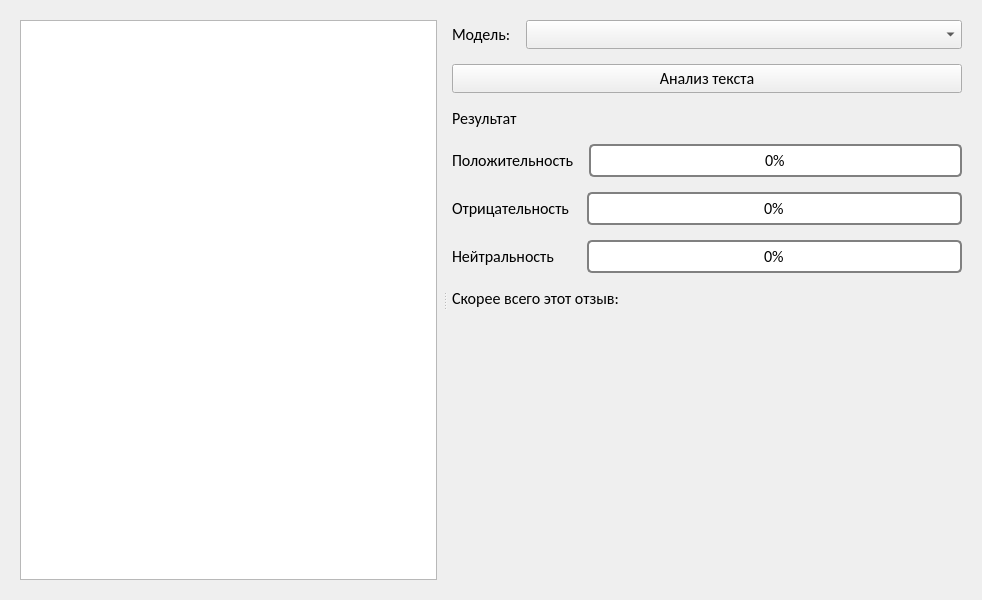
<?xml version="1.0" encoding="UTF-8"?>
<ui version="4.0">
 <class>MainWindow</class>
 <widget class="QMainWindow" name="MainWindow">
  <property name="geometry">
   <rect>
    <x>0</x>
    <y>0</y>
    <width>982</width>
    <height>600</height>
   </rect>
  </property>
  <property name="sizePolicy">
   <sizepolicy hsizetype="Minimum" vsizetype="Minimum">
    <horstretch>0</horstretch>
    <verstretch>0</verstretch>
   </sizepolicy>
  </property>
  <property name="font">
   <font>
    <family>Calibri</family>
    <pointsize>12</pointsize>
   </font>
  </property>
  <property name="windowTitle">
   <string>Категоризация отзыва</string>
  </property>
  <widget class="QWidget" name="centralwidget">
   <property name="sizePolicy">
    <sizepolicy hsizetype="Expanding" vsizetype="Expanding">
     <horstretch>0</horstretch>
     <verstretch>0</verstretch>
    </sizepolicy>
   </property>
   <layout class="QGridLayout" name="gridLayout">
    <property name="leftMargin">
     <number>20</number>
    </property>
    <property name="topMargin">
     <number>20</number>
    </property>
    <property name="rightMargin">
     <number>20</number>
    </property>
    <property name="bottomMargin">
     <number>20</number>
    </property>
    <property name="spacing">
     <number>15</number>
    </property>
    <item row="0" column="0">
     <widget class="QSplitter" name="splitter">
      <property name="sizePolicy">
       <sizepolicy hsizetype="MinimumExpanding" vsizetype="MinimumExpanding">
        <horstretch>0</horstretch>
        <verstretch>0</verstretch>
       </sizepolicy>
      </property>
      <property name="frameShape">
       <enum>QFrame::NoFrame</enum>
      </property>
      <property name="frameShadow">
       <enum>QFrame::Plain</enum>
      </property>
      <property name="orientation">
       <enum>Qt::Horizontal</enum>
      </property>
      <property name="opaqueResize">
       <bool>true</bool>
      </property>
      <property name="handleWidth">
       <number>15</number>
      </property>
      <property name="childrenCollapsible">
       <bool>false</bool>
      </property>
      <widget class="QPlainTextEdit" name="reviewInput">
       <property name="sizePolicy">
        <sizepolicy hsizetype="MinimumExpanding" vsizetype="MinimumExpanding">
         <horstretch>0</horstretch>
         <verstretch>0</verstretch>
        </sizepolicy>
       </property>
       <property name="minimumSize">
        <size>
         <width>300</width>
         <height>0</height>
        </size>
       </property>
      </widget>
      <widget class="QWidget" name="layoutWidget">
       <layout class="QVBoxLayout" name="verticalLayout">
        <property name="spacing">
         <number>15</number>
        </property>
        <property name="sizeConstraint">
         <enum>QLayout::SetNoConstraint</enum>
        </property>
        <item>
         <layout class="QHBoxLayout" name="modelSelector">
          <property name="spacing">
           <number>15</number>
          </property>
          <property name="sizeConstraint">
           <enum>QLayout::SetNoConstraint</enum>
          </property>
          <item>
           <widget class="QLabel" name="modelLabel">
            <property name="sizePolicy">
             <sizepolicy hsizetype="Minimum" vsizetype="Maximum">
              <horstretch>0</horstretch>
              <verstretch>0</verstretch>
             </sizepolicy>
            </property>
            <property name="text">
             <string>Модель:</string>
            </property>
           </widget>
          </item>
          <item>
           <widget class="QComboBox" name="modelBox">
            <property name="sizePolicy">
             <sizepolicy hsizetype="Expanding" vsizetype="Maximum">
              <horstretch>0</horstretch>
              <verstretch>0</verstretch>
             </sizepolicy>
            </property>
           </widget>
          </item>
         </layout>
        </item>
        <item>
         <widget class="QPushButton" name="pushButton">
          <property name="text">
           <string>Анализ текста</string>
          </property>
         </widget>
        </item>
        <item>
         <layout class="QVBoxLayout" name="resultBox" stretch="10,0,0,0">
          <property name="sizeConstraint">
           <enum>QLayout::SetNoConstraint</enum>
          </property>
          <item>
           <widget class="QLabel" name="label">
            <property name="sizePolicy">
             <sizepolicy hsizetype="Minimum" vsizetype="Fixed">
              <horstretch>0</horstretch>
              <verstretch>0</verstretch>
             </sizepolicy>
            </property>
            <property name="text">
             <string>Результат</string>
            </property>
           </widget>
          </item>
          <item>
           <layout class="QHBoxLayout" name="horizontalLayout_4">
            <item>
             <widget class="QLabel" name="label_2">
              <property name="minimumSize">
               <size>
                <width>120</width>
                <height>0</height>
               </size>
              </property>
              <property name="text">
               <string>Положительность</string>
              </property>
             </widget>
            </item>
            <item>
             <widget class="QProgressBar" name="positiveBar">
              <property name="styleSheet">
               <string notr="true">QProgressBar {
    border: 2px solid grey;
    border-radius: 5px;
    text-align: center;
}


QProgressBar::chunk {
    background-color: rgb(0, 255, 0);
    width: 20px;
}</string>
              </property>
              <property name="maximum">
               <number>100</number>
              </property>
              <property name="value">
               <number>0</number>
              </property>
             </widget>
            </item>
           </layout>
          </item>
          <item>
           <layout class="QHBoxLayout" name="horizontalLayout_3">
            <item>
             <widget class="QLabel" name="label_3">
              <property name="minimumSize">
               <size>
                <width>120</width>
                <height>0</height>
               </size>
              </property>
              <property name="text">
               <string>Отрицательность</string>
              </property>
             </widget>
            </item>
            <item>
             <widget class="QProgressBar" name="negativeBar">
              <property name="styleSheet">
               <string notr="true">QProgressBar {
    border: 2px solid grey;
    border-radius: 5px;
    text-align: center;
}


QProgressBar::chunk {
    background-color: red;
    width: 20px;
}</string>
              </property>
              <property name="maximum">
               <number>100</number>
              </property>
              <property name="value">
               <number>0</number>
              </property>
             </widget>
            </item>
           </layout>
          </item>
          <item>
           <layout class="QHBoxLayout" name="neutralBarLayout">
            <item>
             <widget class="QLabel" name="label_4">
              <property name="minimumSize">
               <size>
                <width>120</width>
                <height>0</height>
               </size>
              </property>
              <property name="text">
               <string>Нейтральность</string>
              </property>
             </widget>
            </item>
            <item>
             <widget class="QProgressBar" name="neutralBar">
              <property name="styleSheet">
               <string notr="true">QProgressBar {
    border: 2px solid grey;
    border-radius: 5px;
    text-align: center;
}


QProgressBar::chunk {
    background-color: gray;
    width: 20px;
}</string>
              </property>
              <property name="maximum">
               <number>100</number>
              </property>
              <property name="value">
               <number>0</number>
              </property>
             </widget>
            </item>
           </layout>
          </item>
         </layout>
        </item>
        <item>
         <widget class="QLabel" name="label_5">
          <property name="text">
           <string>Скорее всего этот отзыв:</string>
          </property>
         </widget>
        </item>
        <item>
         <widget class="QLabel" name="finalAnswer">
          <property name="font">
           <font>
            <pointsize>26</pointsize>
           </font>
          </property>
          <property name="styleSheet">
           <string notr="true"/>
          </property>
          <property name="text">
           <string/>
          </property>
          <property name="alignment">
           <set>Qt::AlignCenter</set>
          </property>
         </widget>
        </item>
        <item>
         <widget class="QWidget" name="widget" native="true">
          <property name="sizePolicy">
           <sizepolicy hsizetype="Preferred" vsizetype="Expanding">
            <horstretch>0</horstretch>
            <verstretch>0</verstretch>
           </sizepolicy>
          </property>
         </widget>
        </item>
       </layout>
      </widget>
     </widget>
    </item>
   </layout>
  </widget>
 </widget>
 <resources/>
 <connections/>
</ui>
